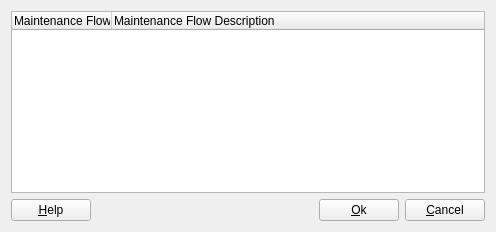
<?xml version="1.0" encoding="UTF-8"?>
<ui version="4.0">
 <class>MaintenanceFlowNumberDialog</class>
 <widget class="QDialog" name="MaintenanceFlowNumberDialog">
  <property name="geometry">
   <rect>
    <x>0</x>
    <y>0</y>
    <width>496</width>
    <height>232</height>
   </rect>
  </property>
  <property name="windowTitle">
   <string>Add/Change Maintenance Flow Number</string>
  </property>
  <property name="modal">
   <bool>true</bool>
  </property>
  <layout class="QGridLayout">
   <item row="1" column="1">
    <spacer name="Horizontal Spacing2">
     <property name="orientation">
      <enum>Qt::Horizontal</enum>
     </property>
     <property name="sizeType">
      <enum>QSizePolicy::Expanding</enum>
     </property>
     <property name="sizeHint" stdset="0">
      <size>
       <width>228</width>
       <height>20</height>
      </size>
     </property>
    </spacer>
   </item>
   <item row="1" column="0">
    <widget class="QPushButton" name="helpButton_">
     <property name="text">
      <string>&amp;Help</string>
     </property>
     <property name="shortcut">
      <string>Alt+H</string>
     </property>
     <property name="autoDefault">
      <bool>false</bool>
     </property>
    </widget>
   </item>
   <item row="1" column="3">
    <widget class="QPushButton" name="cancelButton_">
     <property name="text">
      <string>&amp;Cancel</string>
     </property>
     <property name="shortcut">
      <string>Alt+C</string>
     </property>
     <property name="autoDefault">
      <bool>false</bool>
     </property>
    </widget>
   </item>
   <item row="1" column="2">
    <widget class="QPushButton" name="okButton_">
     <property name="text">
      <string>&amp;Ok</string>
     </property>
     <property name="shortcut">
      <string>Alt+O</string>
     </property>
     <property name="autoDefault">
      <bool>false</bool>
     </property>
    </widget>
   </item>
   <item row="0" column="0" colspan="4">
    <widget class="QTreeWidget" name="listView_">
     <property name="styleSheet">
      <string notr="true">QTreeWidget::branch{image:none;}</string>
     </property>
     <property name="rootIsDecorated">
      <bool>false</bool>
     </property>
     <column>
      <property name="text">
       <string>Maintenance Flow Number</string>
      </property>
     </column>
     <column>
      <property name="text">
       <string>Maintenance Flow Description</string>
      </property>
     </column>
    </widget>
   </item>
  </layout>
 </widget>
 <layoutdefault spacing="6" margin="11"/>
 <pixmapfunction>qPixmapFromMimeSource</pixmapfunction>
 <tabstops>
  <tabstop>listView_</tabstop>
  <tabstop>helpButton_</tabstop>
  <tabstop>okButton_</tabstop>
  <tabstop>cancelButton_</tabstop>
 </tabstops>
 <resources/>
 <connections>
  <connection>
   <sender>helpButton_</sender>
   <signal>clicked()</signal>
   <receiver>MaintenanceFlowNumberDialog</receiver>
   <slot>help()</slot>
   <hints>
    <hint type="sourcelabel">
     <x>20</x>
     <y>20</y>
    </hint>
    <hint type="destinationlabel">
     <x>20</x>
     <y>20</y>
    </hint>
   </hints>
  </connection>
  <connection>
   <sender>cancelButton_</sender>
   <signal>clicked()</signal>
   <receiver>MaintenanceFlowNumberDialog</receiver>
   <slot>reject()</slot>
   <hints>
    <hint type="sourcelabel">
     <x>20</x>
     <y>20</y>
    </hint>
    <hint type="destinationlabel">
     <x>20</x>
     <y>20</y>
    </hint>
   </hints>
  </connection>
  <connection>
   <sender>okButton_</sender>
   <signal>clicked()</signal>
   <receiver>MaintenanceFlowNumberDialog</receiver>
   <slot>accept()</slot>
   <hints>
    <hint type="sourcelabel">
     <x>20</x>
     <y>20</y>
    </hint>
    <hint type="destinationlabel">
     <x>20</x>
     <y>20</y>
    </hint>
   </hints>
  </connection>
 </connections>
</ui>
